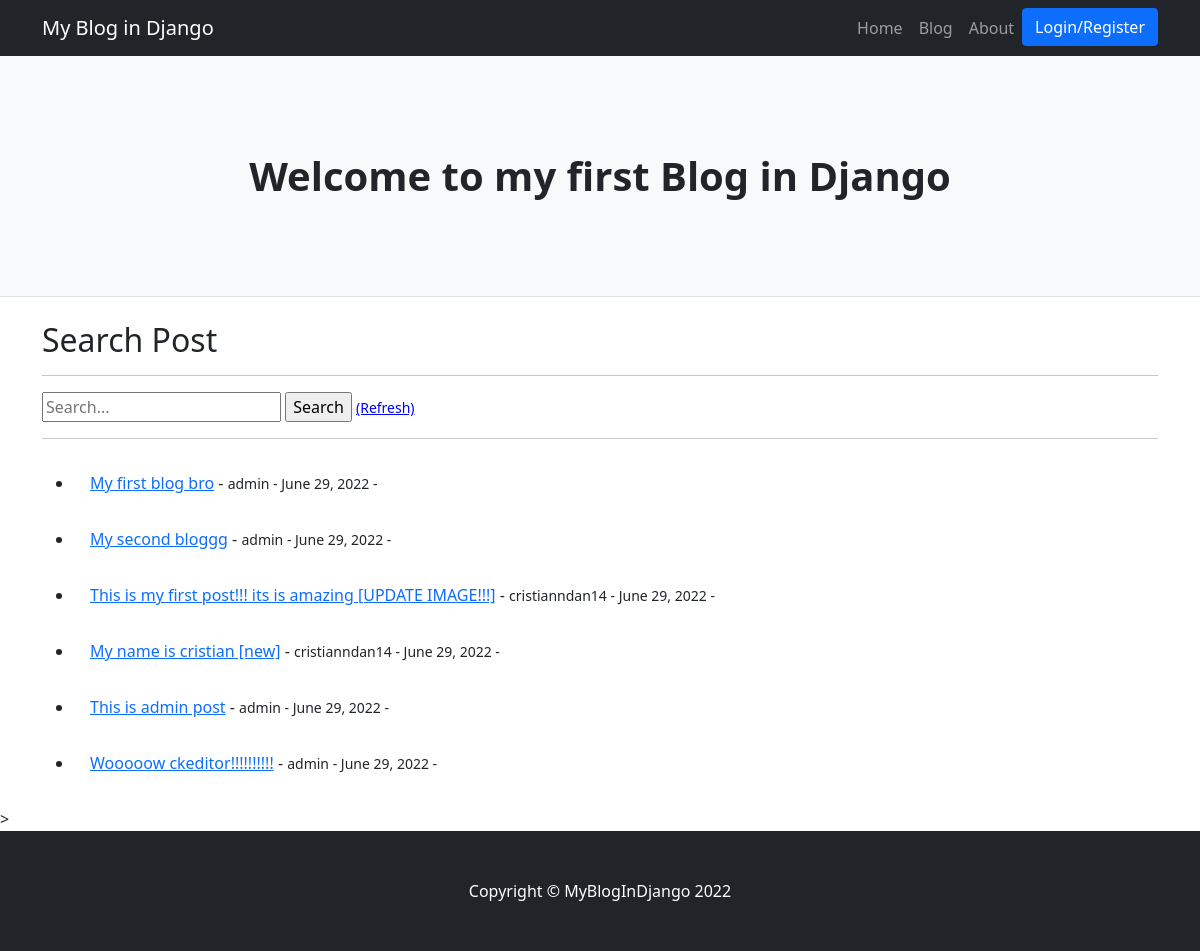
The app's page /, older data.
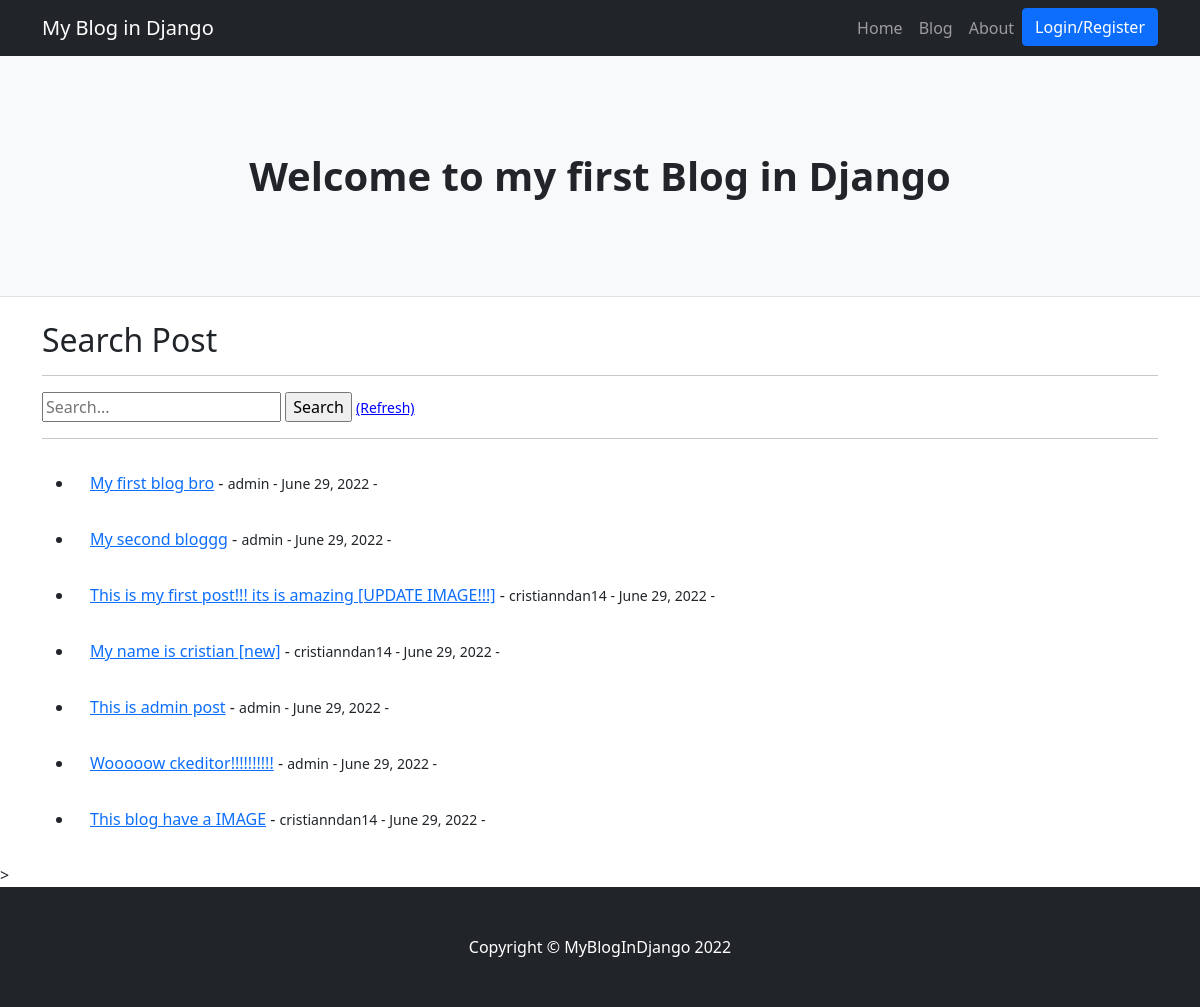
The same page, newer data.
### pages/models.py (models this page shows, shortened)
class Post(models.Model):
    title = models.CharField(max_length=60, blank=False)
    header_image = models.ImageField(null=True, blank=True, upload_to="images/")
    subtitle = models.CharField(max_length=130, blank=False, null=True)
    title_tag = models.CharField(max_length=60)
    author = models.ForeignKey(User, on_delete=models.CASCADE)
    body = RichTextField(blank=True, null=True)
    post_date = models.DateField(auto_now_add=True)
    def __str__(self):
        return self.title + ' | ' + str(self.author)

### home/views.py (the view)
# urls.py: path('', views.index, name='main'),
def index(request):
    avatar_ctx = get_avatar_url_ctx(request)
    context_dict = {**avatar_ctx}
    posts = Post.objects.all()
    context_dict.update({
        'posts': posts,
    })
    print('context_dict: ', context_dict)
    return render(
        request=request,
        context=context_dict,
        template_name="home/main.html"
    )

### home/views.py (called while the page is built)
def get_avatar_url_ctx(request):
    avatars = Avatar.objects.filter(user=request.user.id)
    if avatars.exists():
        return {"url": avatars[0].image.url}
    return {}

### home/templates/home/main.html (shortened to what this page needs)
{% extends "home/index.html" %}
{% load static %}
{% block blog_project_content %}
<div class="container">
    <h2>Search Post</h2>
    <hr>
    <form action="/search" method="GET">
        <div>
            <input type="text" name="search_param" id="posts_or_author" placeholder="Search..."
            >
            <input type="submit" value="Search">
            <small><a style="color: blue" href="{% url 'home:main' %}"> (Refresh) </a></small>
        </div>
    </form>
    <hr>
    {% if posts %}
    <ul>
        {% for post in posts %}
        <li>
            <div class="card-body">
                <a href="{% url 'page:post-detail' post.id %}">{{post.title}}</a> -
                <small>
                {{post.author}} -
                {{ post.post_date }} -
                </small>
            </div>
        </li>
        {% endfor %}
    </ul>
    {% else %}
    <h2>No hay blogs aún</h2>
    {% endif %}
</div>>
{% endblock %}

Row changes from the older to the newer data that the page shows:
added Post: title "This blog have a IMAGE", author "cristianndan14", post_date "June 29, 2022"
